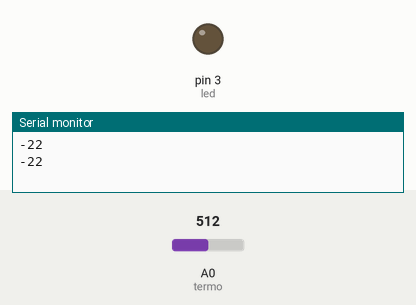
This sketch was run on a simulated Arduino Uno, built with avr-gcc and run on an emulated ATmega328P. Parts: output pins drawn as LEDs (lit = HIGH), the last lines printed to the serial monitor. The inputs (shaded band) are chosen by the test bench; at power-on: A0 (termo) = 512.

Above: at 1.8 s.
1.9 s: A0 (termo) set to 602
3.4 s: A0 (termo) set to 635
At 5.0 s:
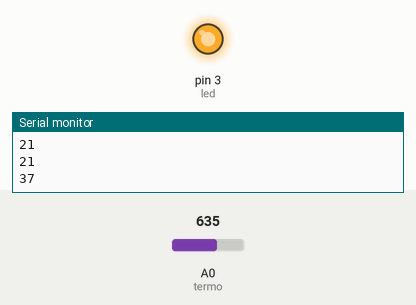
5.5 s: A0 (termo) set to 511
At 6.6 s:
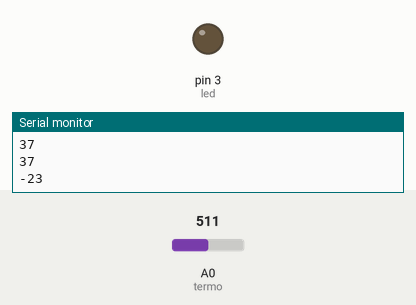
7.5 s: A0 (termo) set to 716
At 9.3 s:
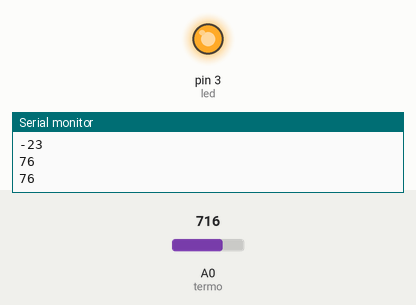
Timing chart, 0 to 10.5 s (numbered marks = the images above; inputs shaded):
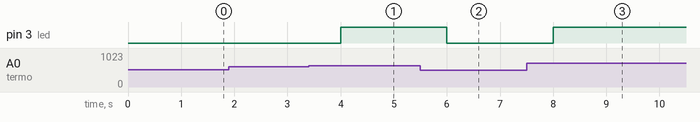

Measured:
- the behaviour switches between 618 and 619 on A0 (termo) (found by bisection; images 0 and 1)
- after the input at 3.4 s, pin 3 (led): LOW → HIGH after 0.60 s
- after the input at 5.5 s, pin 3 (led): HIGH → LOW after 0.50 s
- after the input at 7.5 s, pin 3 (led): LOW → HIGH after 0.50 s

The sketch:

YPOK_7_2.ino
```cpp
// Урок 7 схема 2
int led = 3; // Вводится переменная led для светодиода, подключенного к Pin 3
int termo = A0;// Переменная termo для вывода A0
int val;// Переменная val для считывания уровня напряжения с контакта A0 в цифровом виде
int temp; // Переменная для расчета температуры в градусах Цельсия
float voltage;// Переменная для вычисления реального напряжения

void setup()
{
  pinMode(led, OUTPUT); // режим контакта led (присвоен номер 3) устанавливается как "Выход"
  Serial.begin(9600); // открывается последовательный порт на скорости 9600 бит/с
}
void loop()
{
  val = analogRead(termo);// считывается цифровое значение напряжение с контакта А0
  voltage = (val*5.0/1023);// преобразуется цифровое значение напряжения в реальное
   if ( voltage*100-273.15>29)//расчитывается температура и если она больше 29 градусов, то:
  {
    digitalWrite(led,HIGH);// включается светодиод
  }
    else {
    digitalWrite(led, LOW); // если ниже, то выключается светодиод
         }
 temp = voltage*100-273.15; // вычисляется значение температуры в градусах Цельсия
  Serial.println(temp); // на последовательный порт выводится значение температуры
  delay(1000);// задержка в секунду для снижения чстоты измерений
}
```
